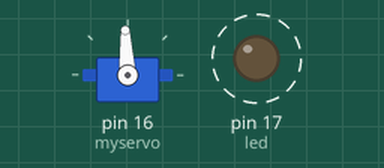
Bench run of a sketch on a simulated Arduino Uno, built with avr-gcc and run on an emulated ATmega328P. On the bench: servo, output pins drawn as LEDs (lit = HIGH). Dashed ring = blinking.

Above: at 0.2 s.
At 4.85 s:
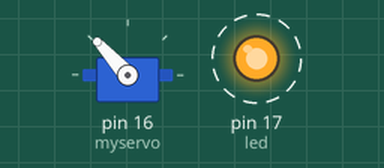
At 9.2 s:
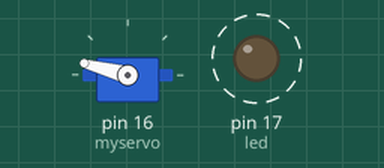
At 39.65 s:
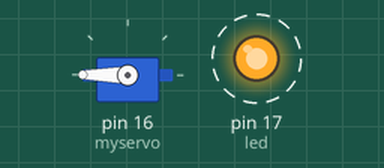
Timing chart, 0 to 40.0 s (numbered marks = the images above):
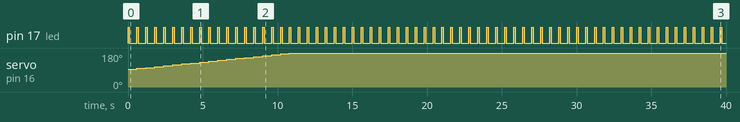

The sketch:

1_servo_drive.ino
```cpp
/** Simple servo motor drive with PWM signals

	Author  : Manohar Kuse <mpkuse@connect.ust.hk>
	Created : 20th Jan, 2019
**/


#include <Servo.h>

Servo myservo;
int led = 17;

int mc = 1500;
void setup() {
myservo.attach(16);  //< Initialize 16th pin as servo signal
myservo.writeMicroseconds( 1500 ); //< init servo with 1500.
  pinMode(led, OUTPUT);     //< LED just for visual

}

void loop() {
  myservo.writeMicroseconds( mc ); //< command the servo.
  mc+=50;

  digitalWrite(led, HIGH);   // turn the LED on (HIGH is the voltage level)
  delay(100);               // wait for a second
  digitalWrite(led, LOW);    // turn the LED off by making the voltage LOW
  delay(500);

}
```

Measured:
- by itself, pin 17 (led): alternates HIGH for 0.10 s and LOW for 0.50 s
- by itself, servo on pin 16 (myservo): moves from 93° to 180° over 10.2 s
